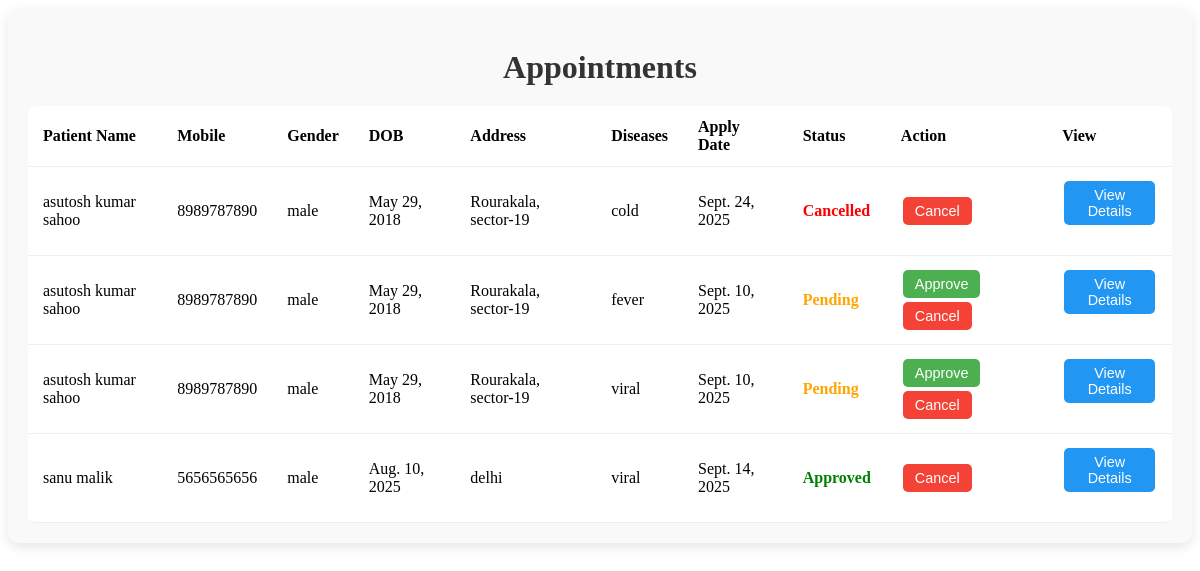
Page /doctor/display_appointment/ (signed in) on the committed database.
### Patient/models.py (models this page shows, shortened)
class Doctor_Appointment(models.Model):
    id = models.AutoField(primary_key=True)
    doct_name = models.CharField(max_length=100)
    doct_contact = models.CharField(max_length=15)
    doct_email = models.ForeignKey(Register_Master,on_delete=models.CASCADE)
    p_name = models.CharField(max_length=100)
    p_mobile = models.CharField(max_length=15)
    p_address = models.TextField()
    p_gender = models.CharField(max_length=10)
    dob = models.DateField()
    p_disease = models.CharField(max_length=255)
    todaydate = models.DateField(auto_now=True)
    a_date = models.DateField(default=date.today)
    fromTime = models.TimeField(default=time(9,0))
    totime = models.TimeField(default=time(17,0))
    status = models.CharField(max_length=30,default="Pending")

### Doctor/views.py (the view)
# urls.py: path('display_appointment/',views.display_appointment,name="display_appointment") ,
def display_appointment(request):
    email=request.session.get("email")
    ob=Register_Master.objects.get(Email=email)
    ob1=Doctor_Appointment.objects.filter(doct_email=ob)
    return render(request,"appointment_details.html",{"appointment":ob1})

### Doctor/templates/appointment_details.html (shortened to what this page needs)
{% if appointment %}
<div class="appointment-container">
    <h1 class="page-title">Appointments</h1>
    <table class="appointment-table">
        <thead>
            <tr>
                <th>Patient Name</th>
                <th>Mobile</th>
                <th>Gender</th>
                <th>DOB</th>
                <th>Address</th>
                <th>Diseases</th>
                <th>Apply Date</th>
                <th>Status</th>
                <th>Action</th>
                <th>View</th>
            </tr>
        </thead>
        <tbody>
            {% for data in appointment %}
            <tr>
                <td>{{ data.p_name }}</td>
                <td>{{ data.p_mobile }}</td>
                <td>{{ data.p_gender }}</td>
                <td>{{ data.dob }}</td>
                <td>{{ data.p_address }}</td>
                <td>{{ data.p_disease }}</td>
                <td>{{ data.todaydate }}</td>
                <td><span class="status {{ data.status|lower }}">{{ data.status }}</span></td>
                <td>
                    {% if data.status == "Pending" %}
                        <form action="{% url 'approve_appointment' %}" method="POST" style="display:inline;">
                            <button type="submit" name="btn" value="approve" class="btn btn-approve">Approve</button>
                        </form>
                        <form action="{% url 'cancel_appointment' %}" method="POST" style="display:inline;">
                            <button type="submit" name="btn" value="cancel" class="btn btn-cancel">Cancel</button>
                        </form>
                    {% else %}
                        <form action="{% url 'cancel_appointment' %}" method="POST" style="display:inline;">
                            <button type="submit" name="btn" value="cancel" class="btn btn-cancel">Cancel</button>
                        </form>
                    {% endif %}
                </td>
                <td>
                    <form method="post" action="{% url 'viewdetails' %}">
                        <button type="submit" name="btn" value="ViewDetails" class="btn btn-view">View Details</button>
                    </form>
                </td>
            </tr>
            {% endfor %}
        </tbody>
    </table>
</div>
{% else %}
<p>No appointments found for you.</p>
{% endif %}

### Doctor/templates/appointment_details.html (style rules this page uses)
.appointment-container { padding: 20px; background: #f9f9f9; border-radius: 12px; box-shadow: 0px 4px 12px rgba(0,0,0,0.1); }
.page-title { text-align: center; margin-bottom: 20px; color: #333; }
.appointment-table { width: 100%; border-collapse: collapse; background: #fff; border-radius: 8px; overflow: hidden; }
.appointment-table th, .appointment-table td { padding: 12px 15px; text-align: left; border-bottom: 1px solid #eee; }
.status.pending { color: orange; font-weight: bold; }
.status.approved { color: green; font-weight: bold; }
.status.cancelled { color: red; font-weight: bold; }
.btn { padding: 6px 12px; border: none; border-radius: 5px; cursor: pointer; font-size: 0.9rem; margin: 2px; }
.btn-approve { background-color: #4CAF50; color: white; }
.btn-cancel { background-color: #f44336; color: white; }
.btn-view { background-color: #2196F3; color: white; }

### rows in the picture
Doctor_Appointment: p_name "asutosh kumar sahoo", p_mobile "8989787890", p_gender "male", dob "May 29, 2018", p_address "Rourakala, sector-19", p_disease "cold", todaydate "Sept. 24, 2025", status "Cancelled"
Doctor_Appointment: p_name "asutosh kumar sahoo", p_mobile "8989787890", p_gender "male", dob "May 29, 2018", p_address "Rourakala, sector-19", p_disease "fever", todaydate "Sept. 10, 2025", status "Pending"
Doctor_Appointment: p_name "asutosh kumar sahoo", p_mobile "8989787890", p_gender "male", dob "May 29, 2018", p_address "Rourakala, sector-19", p_disease "viral", todaydate "Sept. 10, 2025", status "Pending"
Doctor_Appointment: p_name "sanu malik", p_mobile "5656565656", p_gender "male", dob "Aug. 10, 2025", p_address "delhi", p_disease "viral", todaydate "Sept. 14, 2025", status "Approved"
